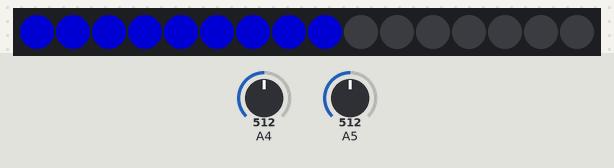
Recording of a sketch running on a simulated Arduino Uno, built with avr-gcc and run on an emulated ATmega328P. On the bench: 16 RGB LEDs in strip order, left to right. Inputs (shaded band) come from the test bench; at power-on: A4 = 512, A5 = 512. Dim RGB values are drawn brighter than linear.

Above: at 1.2 s.
1.3 s: A4 set to 0
At 1.8 s:
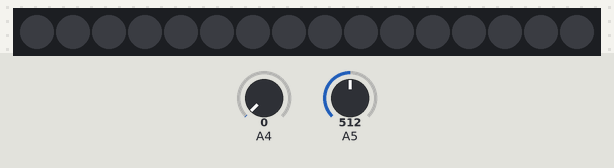
2.8 s: A4 set to 122
At 3.5 s:
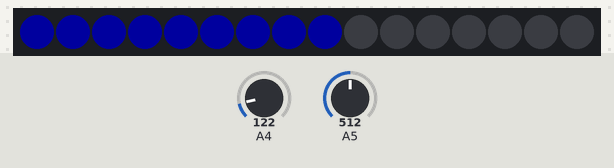
4.3 s: A5 set to 716
At 4.7 s:
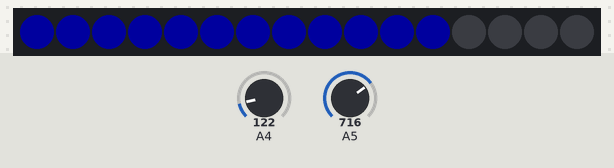
5.8 s: A5 set to 900
At 6.4 s:
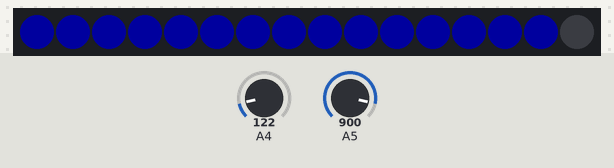
7.3 s: A5 set to 69
At 8.2 s:
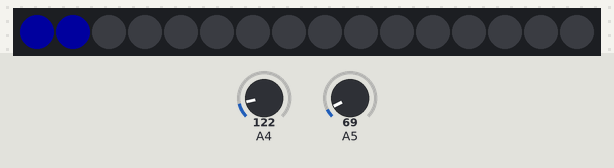
8.8 s: A5 set to 57
At 9.9 s:
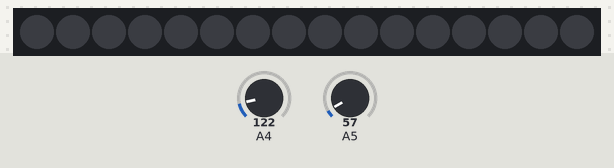
Timing chart, 0 to 11.3 s (numbered marks = the images above; inputs shaded):
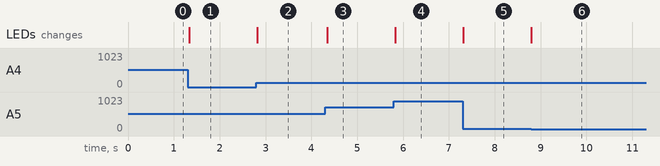

Measured:
- the behaviour switches between 64 and 63 on A5 (found by bisection; images 5 and 6)
- after the input at 1.3 s, the LEDs: change at once (image 1)
- after the input at 2.8 s, the LEDs: change at once (image 2)
- after the input at 4.3 s, the LEDs: change after 0.05 s (image 3)
- after the input at 5.8 s, the LEDs: change at once (image 4)
- after the input at 7.3 s, the LEDs: change at once (image 5)
- after the input at 8.8 s, the LEDs: change at once (image 6)

The sketch:

arduino_LED_brightness___number.ino
```cpp
// Arduino with WS2812B LED Ring Light
// Control LED brightness and number of LED to turn on with potentiometer
// October 2023

#include <FastLED.h>
#define LEDPIN 3
#define NUMOFLEDS 16

CRGB leds[NUMOFLEDS];

void setup() {
  FastLED.addLeds<WS2812, LEDPIN, GRB>(leds, NUMOFLEDS);
}

void loop() {

  // Potentiometer for brightness
  int potB_value = analogRead(A4);
  int mapPotB_value = map(potB_value, 0, 1023, 0, 255);

  // Potentiometer for number of LED
  int potN_value = analogRead(A5);
  int mapPotN_value = map(potN_value, 0, 1023, 0, NUMOFLEDS);

  // Sync LED brightness to PotB value
  FastLED.setBrightness(mapPotB_value);

  // Sync number of LED to lit to PotN values
  FastLED.clear();
  for (int led = 0; led < mapPotN_value; led++){
    leds[led] = CRGB::Blue;
  }
  for (int led = mapPotN_value; led > 0; led--){
    leds[led] = CRGB::Blue;
  }

  FastLED.show();
  delay(50);
}
```
